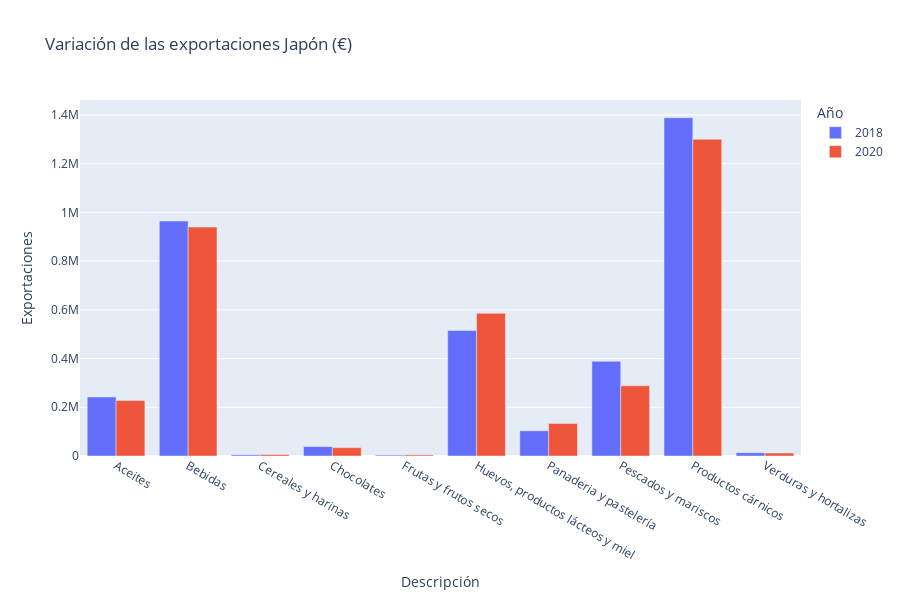

The notebook cell saved with this chart:
### Code cell
exportaciones_total (df_japon1,"Japón")

### Figure 1 — Plotly figure (JSON) as saved in the notebook; plotly's stock layout.template omitted (floating-point values rounded to 4 significant figures)
{"data": [{"alignmentgroup": "True", "hovertemplate": "Año=2018<br>Descripción=%{x}<br>Exportaciones=%{y}<extra></extra>", "legendgroup": "2018", "marker": {"color": "#636efa"}, "name": "2018", "offsetgroup": "2018", "orientation": "v", "showlegend": true, "textposition": "auto", "type": "bar", "x": ["Aceites", "Bebidas", "Cereales y harinas", "Chocolates", "Frutas y frutos secos", "Huevos, productos lácteos y miel", "Panaderia y pastelería", "Pescados y mariscos", "Productos cárnicos", "Verduras y hortalizas"], "xaxis": "x", "y": [242400.0, 964700.0, 4917.0, 38560.0, 3669.0, 515500.0, 103400.0, 388900.0, 1389000.0, 13220.0], "yaxis": "y"}, {"alignmentgroup": "True", "hovertemplate": "Año=2020<br>Descripción=%{x}<br>Exportaciones=%{y}<extra></extra>", "legendgroup": "2020", "marker": {"color": "#EF553B"}, "name": "2020", "offsetgroup": "2020", "orientation": "v", "showlegend": true, "textposition": "auto", "type": "bar", "x": ["Aceites", "Bebidas", "Cereales y harinas", "Chocolates", "Frutas y frutos secos", "Huevos, productos lácteos y miel", "Panaderia y pastelería", "Pescados y mariscos", "Productos cárnicos", "Verduras y hortalizas"], "xaxis": "x", "y": [228200.0, 939900.0, 6023.0, 34310.0, 4555.0, 585600.0, 133400.0, 288300.0, 1300000.0, 12310.0], "yaxis": "y"}], "layout": {"barmode": "group", "height": 600, "legend": {"title": {"text": "Año"}, "tracegroupgap": 0}, "title": {"text": "Variación de las exportaciones Japón (€)"}, "xaxis": {"anchor": "y", "domain": [0, 1], "title": {"text": "Descripción"}}, "yaxis": {"anchor": "x", "domain": [0, 1], "title": {"text": "Exportaciones"}}}}
